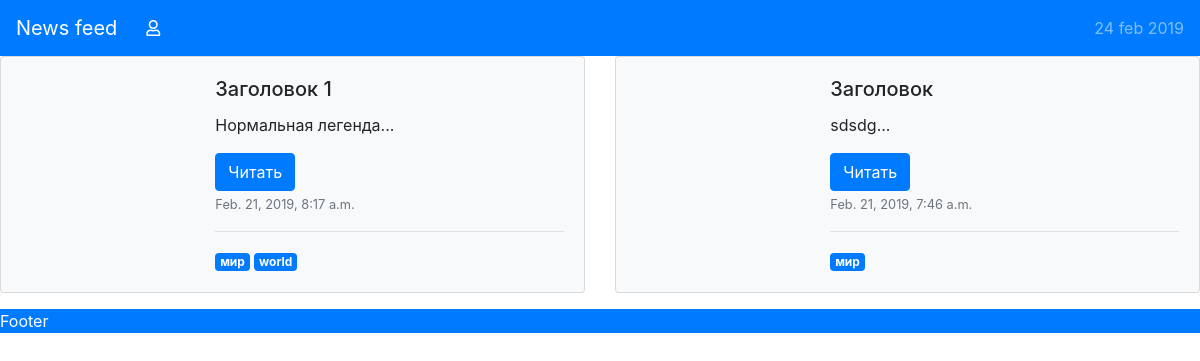
/articles/?tag=мир, run on the app's committed database.
### users/models.py (models this page shows, shortened)
class Article(models.Model):
	title = models.CharField(max_length=100)
	legend = models.CharField(max_length=300)
	description = models.TextField()
	author = models.ForeignKey(User, on_delete=models.CASCADE)
	time_published = models.DateTimeField(auto_now_add=True)
	time_edited = models.DateTimeField(auto_now=True)
	tags = models.ManyToManyField(
		Tag,
		related_name="articles",
		related_query_name="article",
		db_table="user_article_tags"
	)
	class Meta:
		ordering = ["-time_published"]

class Tag(models.Model):
	name = models.CharField(max_length=255, unique=True)

### users/views.py (the view)
# urls.py: re_path(r'^articles/$', views.tag_page),
def tag_page(request):
	tag = request.GET.get("tag", None)
	if tag is not None:
		articles = Article.objects.filter(tags__name=tag)
	else:
		articles = Article.objects.all()
	user = None
	id = request.session.get('_auth_user_id', None)
	if id is not None:
		user = User.objects.get(id=id)
	if user is None and request.method == "POST":
		user = authenticate(username=request.POST['login'], password=request.POST['pass'])
		if user is not None:
			login(request, user)
	return render(request, 'index.html', context={
		'articles': articles,
		'user': user,
		'header': header_data
	})

### templates/index.html (shortened to what this page needs)
{% extends "base.html" %}
{% block content %}
<div class="row">
{% for article in articles %}
		<div class="col-lg-6">
				<div class="card bg-light mb-3">
						<div class="row no-gutters">
								<div class="col-sm-4">
								</div>
								<div class="col-sm-8">
										<div class="card-body">
												<h5 class="card-title">{{ article.title }}</h5>
												<p class="card-text">{{ article.legend }}...</p>
												<button type="button" class="btn btn-primary" data-toggle="modal" data-target="#article{{ article.id }}">
														Читать
												</button>
												<p class="card-text"><small class="text-muted">{{ article.time_published }}</small></p>
												<hr>
												{% for tag in article.tags.all %}
												<a href="/articles/?tag={{ tag.name }}" class="badge badge-primary">{{ tag.name }}</a>
												{% endfor %}
										</div>
								</div>
						</div>
				</div>
		</div>
{% empty %}
<h2>Статей не найдено</h2>
{% endfor %}
</div>
{% endblock content %}

### static/css/style.css (style rules this page uses)
body { font-family: Verdana; }

### data on the page
Article: title "Заголовок 1", legend "Нормальная легенда", time_published "Feb. 21, 2019, 8:17 a.m."
Tag: name "мир"
Tag: name "world"
Article: title "Заголовок", legend "sdsdg", time_published "Feb. 21, 2019, 7:46 a.m."
